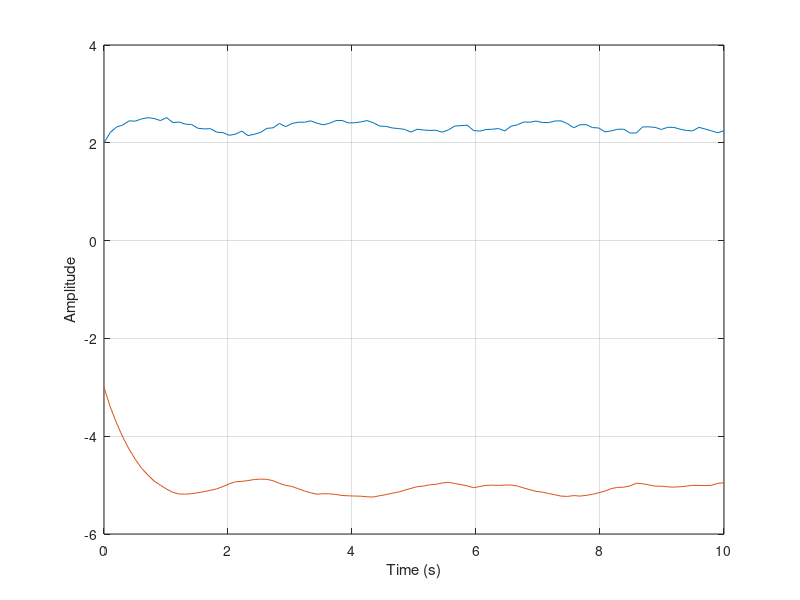

MATLAB code for this plot:
function backstepping()
to=0; % start time
tf=10; % end time
t=linspace(to,tf,100);
xo(1)=2; % initial condition
xo(2)=-3;
[t,x] = ode45(@(t,x)nonlinear(t,x),t,xo);
plot(t,x)
xlabel('Time (s)')
ylabel('Amplitude')
grid
function [xdot] = nonlinear(t,x)
% nonlinear model to integrate with ODE45
% parameters
a=1; % parameter nominal value
aU=-1+9*rand; % -1<a<8 Uncertainties in parameter
k=1;
% backstepping control
u=(-2-a*cos(x(1)))*(x(1)+a*sin(x(1))+x(2))-x(1)-k*(x(2)+2*x(1)+a*sin(x(1)));
%u=0; % no control action
%xdot=[x(1)+a*sin(x(1))+x(2); % ideal system
xdot=[x(1)+aU*sin(x(1))+x(2); % system with uncertainty aU
u];
endfunction
endfunction